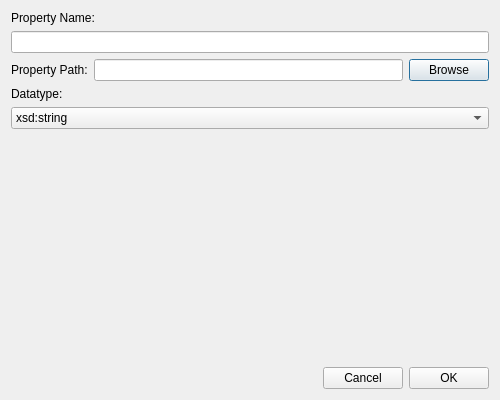
<?xml version="1.0" encoding="UTF-8"?>
<ui version="4.0">
 <class>PropertyEditorDialog</class>
 <widget class="QDialog" name="PropertyEditorDialog">
  <property name="geometry">
   <rect>
    <x>0</x>
    <y>0</y>
    <width>500</width>
    <height>400</height>
   </rect>
  </property>
  <property name="windowTitle">
   <string>Property Editor</string>
  </property>
  <property name="modal">
   <bool>true</bool>
  </property>
  <layout class="QVBoxLayout" name="mainLayout">
   <item>
    <widget class="QLabel" name="nameLabel">
     <property name="text">
      <string>Property Name:</string>
     </property>
    </widget>
   </item>
   <item>
    <widget class="QLineEdit" name="name_edit"/>
   </item>
   <item>
    <layout class="QHBoxLayout" name="pathLayout">
     <item>
      <widget class="QLabel" name="pathLabel">
       <property name="text">
        <string>Property Path:</string>
       </property>
      </widget>
     </item>
     <item>
      <widget class="QLineEdit" name="path_edit"/>
     </item>
     <item>
      <widget class="QPushButton" name="browse_btn">
       <property name="text">
        <string>Browse</string>
       </property>
      </widget>
     </item>
    </layout>
   </item>
   <item>
    <widget class="QLabel" name="datatypeLabel">
     <property name="text">
      <string>Datatype:</string>
     </property>
    </widget>
   </item>
   <item>
    <widget class="QComboBox" name="datatype_combo">
     <item>
      <property name="text">
       <string>xsd:string</string>
      </property>
     </item>
     <item>
      <property name="text">
       <string>xsd:integer</string>
      </property>
     </item>
     <item>
      <property name="text">
       <string>xsd:float</string>
      </property>
     </item>
     <item>
      <property name="text">
       <string>xsd:boolean</string>
      </property>
     </item>
     <item>
      <property name="text">
       <string>xsd:date</string>
      </property>
     </item>
     <item>
      <property name="text">
       <string>xsd:dateTime</string>
      </property>
     </item>
     <item>
      <property name="text">
       <string>xsd:anyURI</string>
      </property>
     </item>
    </widget>
   </item>
   <item>
    <spacer name="verticalSpacer">
     <property name="orientation">
      <enum>Qt::Vertical</enum>
     </property>
     <property name="sizeHint" stdset="0">
      <size>
       <width>20</width>
       <height>40</height>
      </size>
     </property>
    </spacer>
   </item>
   <item>
    <layout class="QHBoxLayout" name="buttonLayout">
     <item>
      <spacer name="buttonSpacer">
       <property name="orientation">
        <enum>Qt::Horizontal</enum>
       </property>
       <property name="sizeHint" stdset="0">
        <size>
         <width>40</width>
         <height>20</height>
        </size>
       </property>
      </spacer>
     </item>
     <item>
      <widget class="QPushButton" name="cancelButton">
       <property name="text">
        <string>Cancel</string>
       </property>
      </widget>
     </item>
     <item>
      <widget class="QPushButton" name="okButton">
       <property name="text">
        <string>OK</string>
       </property>
      </widget>
     </item>
    </layout>
   </item>
  </layout>
 </widget>
 <resources/>
 <connections/>
</ui>
